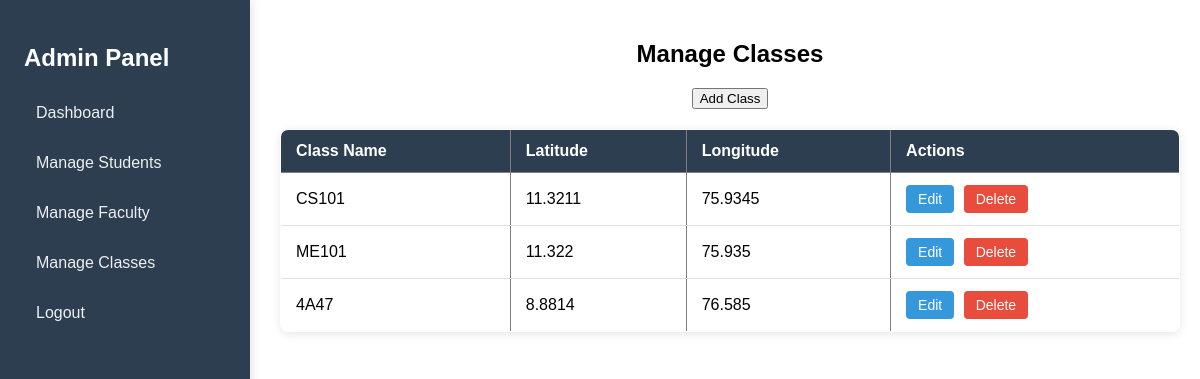
Page /manage_classes.php (signed in) on the committed database.
### tables this page shows
CREATE TABLE `classes` (
  `id` int(11) NOT NULL,
  `class_name` varchar(100) NOT NULL,
  `latitude` double NOT NULL,
  `longitude` double NOT NULL
);

### manage_classes.php (the view, shortened to what this page needs)
<?php
require 'db.php';
$classes = $conn->query("SELECT * FROM classes");
?>
<!DOCTYPE html>
<html lang="en">
<head>
    <link rel="stylesheet" href="css/styles.css">
</head>
<body>
<div class="sidebar">
    <h2>Admin Panel</h2>
    <a href="admin_dashboard.php">Dashboard</a>
    <a href="manage_students.php">Manage Students</a>
    <a href="manage_faculty.php">Manage Faculty</a>
    <a href="manage_classes.php">Manage Classes</a>
    <a href="logout.php">Logout</a>
</div>
<div class="main-content">
    <h2>Manage Classes</h2>
    <button onclick="openAddModal()">Add Class</button>
    <table border="1">
        <tr>
            <th>Class Name</th>
            <th>Latitude</th>
            <th>Longitude</th>
            <th>Actions</th>
        </tr>
        <?php while ($row = $classes->fetch_assoc()): ?>
            <tr>
                <td><?= htmlspecialchars($row['class_name']) ?></td>
                <td><?= htmlspecialchars($row['latitude']) ?></td>
                <td><?= htmlspecialchars($row['longitude']) ?></td>
                <td>
                    <button onclick="openEditModal('<?= $row['id'] ?>', '<?= htmlspecialchars($row['class_name']) ?>', '<?= htmlspecialchars($row['latitude']) ?>', '<?= htmlspecialchars($row['longitude']) ?>')">Edit</button>
                    <a href="manage_classes.php?delete=<?= $row['id'] ?>" class="delete-btn" onclick="return confirm('Are you sure you want to delete?');">Delete</a>
                </td>
            </tr>
        <?php endwhile; ?>
    </table>
</div>
</body>
</html>

### css/styles.css (style rules this page uses)
.sidebar { width: 250px; background-color: #007bff; color: white; display: flex; flex-direction: column; padding: 20px; box-shadow: 2px 0 10px rgba(0,0,0,0.1); box-sizing: border-box; flex-shrink: 0; }
.main-content { display: flex; flex-direction: column; justify-content: center; flex-grow: 1; content: center; align-items: center; background-color: white; }

### manage_classes.php (style rules this page uses)
body { display: flex; margin: 0; font-family: Arial, sans-serif; }
.sidebar { width: 250px; height: 100vh; background: #2c3e50; color: #fff; padding: 1.5rem; position: fixed; box-shadow: 2px 0 10px rgba(0,0,0,0.1); }
.sidebar a { display: block; color: #ecf0f1; padding: 0.75rem; text-decoration: none; margin-bottom: 0.5rem; border-radius: 4px; transition: all 0.2s ease; }
.main-content { margin-left: 260px; padding: 20px; width: 100%; }
.delete-btn { background: red; color: white; padding: 5px 10px; border: none; cursor: pointer; }
table { width: 100%; border-collapse: collapse; margin-top: 20px; box-shadow: 0 2px 10px rgba(0,0,0,0.1); overflow: hidden; border-radius: 8px; }
table th { background: #2c3e50; color: white; padding: 12px 15px; text-align: left; }
table td { padding: 12px 15px; border-bottom: 1px solid #e0e0e0; }
table tr:last-child td { border-bottom: none; }
table button, table .delete-btn { padding: 6px 12px; border: none; border-radius: 4px; cursor: pointer; font-size: 14px; transition: all 0.2s; }
table button { background: #3498db; color: white; margin-right: 5px; }
table .delete-btn { background: #e74c3c; color: white; text-decoration: none; display: inline-block; }

### rows in the picture
classes: class_name "CS101", latitude "11.3211", longitude "75.9345"
classes: class_name "ME101", latitude "11.322", longitude "75.935"
classes: class_name "4A47", latitude "8.8814", longitude "76.585"
